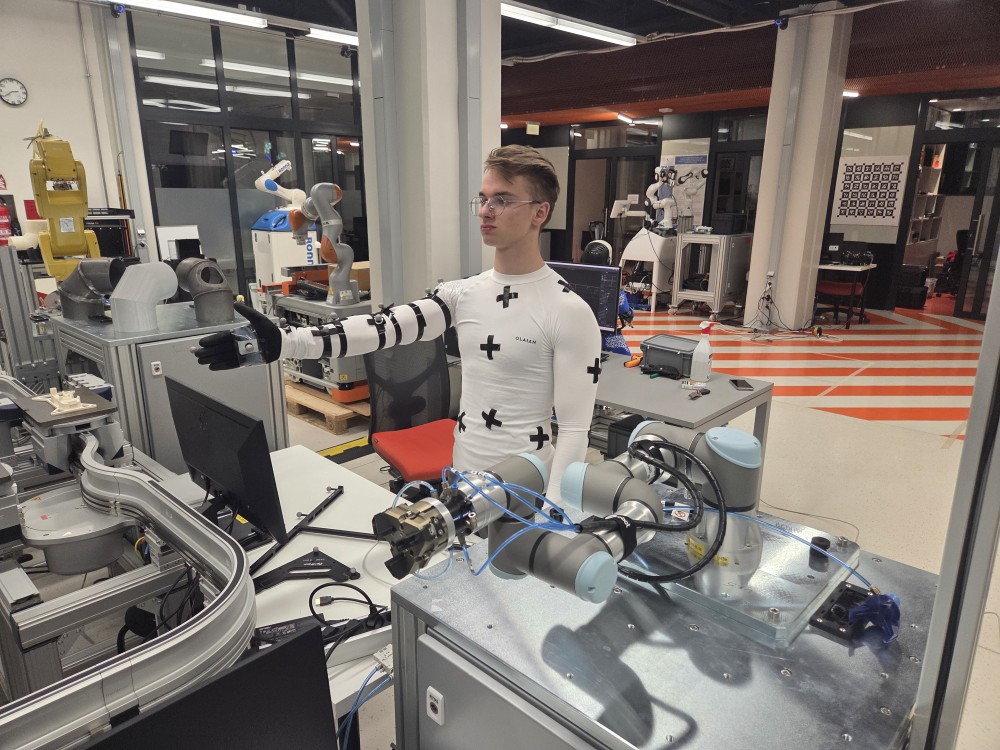
#> input picture data/raw/lab_session_01092026_020000/photos/person_and_robot.jpg, 4000 x 3000 px, found by its file name (shown at 1/4 size)
$ python generate_report_figures.py
#> lines starting #> are read from the running program, lines starting #| are printed output that depends on the picture
### src/tools/track_analysis.py
"""Tracking-fidelity metrics from a track CSV (see :mod:`src.pipeline.tracklog`).

Answers the question the timing logs cannot: *how faithfully does the robot
reproduce the arm?* For every driven joint it reports

  * **RMSE, lag and correlation** for four signal pairs, which answer different
    questions and must not be confused:

    ``scaled_input_to_actual``
        the human angle *after* the configured ``arm_mapping`` gain and
        inversion, against the angle the robot reached. This is the fidelity of
        the mimicry -- the paper's central claim.
    ``target_to_actual``
        the mapped setpoint before the safety layer, against what the robot
        reached: fidelity of execution, including whatever the guard clamped.
    ``command_to_actual``
        the post-safety command against the measured angle. This is the UR3e
        servo following its *own* setpoint, not the human; it lands near
        ``servoj.lookahead_time`` and says nothing about tracking the arm.
    ``input_to_command`` / ``input_to_actual``
        the raw, pre-gain channel against the robot. Kept for continuity, but
        the gain (2.2 on shoulder pitch, 1.5 on elbow) and the inversions make
        these large and sometimes negatively correlated by construction.

  * peak deviation, and RMSE recomputed after removing the estimated lag, so a
    pure phase shift is not counted as an amplitude error,
  * how many ticks each safety layer engaged on.

Outputs, next to the input file: ``<name>.summary.json`` and an overlay figure
``<name>.png`` showing input vs command vs actual through time.

Usage:
    python -m src.tools.track_analysis data/raw/lab_session_01092026_020000/telemetry/T-02.track.csv
"""

from __future__ import annotations

import argparse
import csv
import json
import math
import re
import sys
from pathlib import Path

import matplotlib
matplotlib.use("Agg")
import matplotlib.pyplot as plt
import numpy as np
import yaml

from src.filtering.analysis import estimate_lag_ms

REPO_ROOT = Path(__file__).resolve().parents[2]
CONFIG_PATH = REPO_ROOT / "src" / "config" / "default.yaml"

for _s in (sys.stdout, sys.stderr):
    try:
        _s.reconfigure(encoding="utf-8")  # type: ignore[union-attr]
    except (AttributeError, ValueError):
        pass

_JOINT_RE = re.compile(r"^in_J(\d+)_deg$")
_FLAGS = ("ratelim", "rangeclamp", "halted")


# [222 lines left out: functions _load, _fs_hz, _pair, _joint_mapping, _scale, _hold_mask and 4 more, not called in this run]


# [2 lines that do not run on import are left out]

### src/tools/generate_report_figures.py
"""Generate publication-ready scientific figures for the FSB HRI seminar report.

Creates figures in docs/figures/:
  * setup_photo.jpg            -- Laboratory setup photo (human operator + UR3e robot)
  * markers_detail_crop.jpg    -- Cropped detail of the marker layout on the arm
  * markers_digital_twin.png   -- 2-panel composite of arm markers + Motive 3D rigid bodies
  * signal_quality.pdf/.png    -- Sampling stability + processing latency (2 panels)
  * tracking_6dof_time.pdf/.png -- Six-channel time-series tracking (T1a)
  * filter_real_robot.pdf/.png -- Real-robot filter comparison, 2x2 (T2a..T2d)
  * safety_events.pdf/.png     -- 4-panel proof of the safety layers (T3a..T3d)
  * dynamics.pdf/.png          -- Added-delay sweep + step/impulse response (2 panels)
  * packet_loss_stability.pdf/.png -- Packet loss vs signal age & tracking error (T5)

Standardized design system:
  * Font: Times New Roman / TeX Gyre Termes (serif, STIX mathtext)
  * Widths: 1-col = 3.35 in, 2-col = 6.90 in
  * Colors: Human = #7f7f7f (dotted), Command = #1f77b4 (solid),
            Actual UR3e = #d62728 (dashed), Safety Limit = #2ca02c (dashdot)

Usage:
    python -m src.tools.generate_report_figures
"""

from __future__ import annotations

import csv
import json
import shutil
import sys
from pathlib import Path

import matplotlib
matplotlib.use("Agg")
import matplotlib.pyplot as plt
import numpy as np
from PIL import Image

for _s in (sys.stdout, sys.stderr):
    try:
        _s.reconfigure(encoding="utf-8")  # type: ignore[union-attr]
    except (AttributeError, ValueError):
        pass

REPO_ROOT = Path(__file__).resolve().parents[2]
RESULTS_DIR = REPO_ROOT / "data/raw/lab_session_01092026_020000/telemetry"
CAMERA_DIR = REPO_ROOT / "data" / "lab_testing_camera"
FIGURES_DIR = REPO_ROOT / "docs" / "figures"

from src.tools.track_analysis import (
    _fill_holds, _hold_mask, _joint_mapping, _scale,
)

# Standardized semantic color palette:
COLOR_HUMAN = "#7f7f7f"       # Gray dotted: operator arm angle (mapped)
COLOR_CMD = "#1f77b4"         # Deep Blue solid: robot command trajectory
COLOR_ACTUAL = "#d62728"      # Crimson Red dashed: real UR3e robot response
COLOR_LIMIT = "#2ca02c"       # Forest Green dash-dot: safety limits/thresholds
COLOR_EVENT_SPAN = "#fee08b"  # Amber warning background span
COLOR_EVENT_LINE = "#d95f02"  # Orange trigger line

# Histogram / metric colors:
COLOR_HIST_PRIMARY = "#2b5c8f"    # Deep Navy Blue
COLOR_HIST_SECONDARY = "#2ca25f"  # Emerald Green
COLOR_PERCENTILE_MED = "#111111"  # Black
COLOR_PERCENTILE_P95 = "#d95f02"  # Orange
COLOR_PERCENTILE_P99 = "#7570b3"  # Purple

# Set publication-ready typography matching LaTeX document:
plt.rcParams.update({
    "font.family": "serif",
    "font.serif": ["Times New Roman", "TeX Gyre Termes", "DejaVu Serif", "serif"],
    "mathtext.fontset": "stix",
    "font.size": 8.5,
    "axes.labelsize": 8.5,
    "axes.titlesize": 9.0,
    "xtick.labelsize": 8.0,
    "ytick.labelsize": 8.0,
    "legend.fontsize": 7.5,
    "figure.titlesize": 10.0,
    "lines.linewidth": 1.2,
    "grid.alpha": 0.35,
    "grid.linestyle": "--",
})


# [13 lines left out: functions _save_fig, _load_track_csv, not called in this run]


def _load_latency_csv(stem: str) -> tuple[np.ndarray, np.ndarray]:
    p = RESULTS_DIR / f"{stem}.csv"
    if not p.exists():
        raise FileNotFoundError(f"Missing latency CSV: {p}")
    t_cap, lat = [], []
    with p.open(newline="", encoding="utf-8") as fh:
        for row in csv.DictReader(fh):
            t_cap.append(float(row["t_capture"]))
            lat.append(float(row["latency_ms"]))
    return np.asarray(t_cap), np.asarray(lat)


_CFG_CACHE: dict | None = None


# [20 lines left out: function _human_curve, not called in this run]


def process_setup_photos() -> None:
    """Copies and optimizes the lab photos used in the report."""
    src_setup = CAMERA_DIR / "person_and_robot.jpg"
    dst_setup = FIGURES_DIR / "setup_photo.jpg"
    if src_setup.exists():
        img = Image.open(src_setup)
#> img is the input picture: PIL image 4000x3000 RGB; mean R, G, B 124.5, 116.6, 110.7
        img.save(dst_setup, "JPEG", quality=90, optimize=True)
        print(f"Generated {dst_setup}")

    src_markers = CAMERA_DIR / "markers_left.jpg"
    dst_markers = FIGURES_DIR / "markers_detail_crop.jpg"
    if src_markers.exists():
        img = Image.open(src_markers).crop((500, 1140, 3560, 2180))
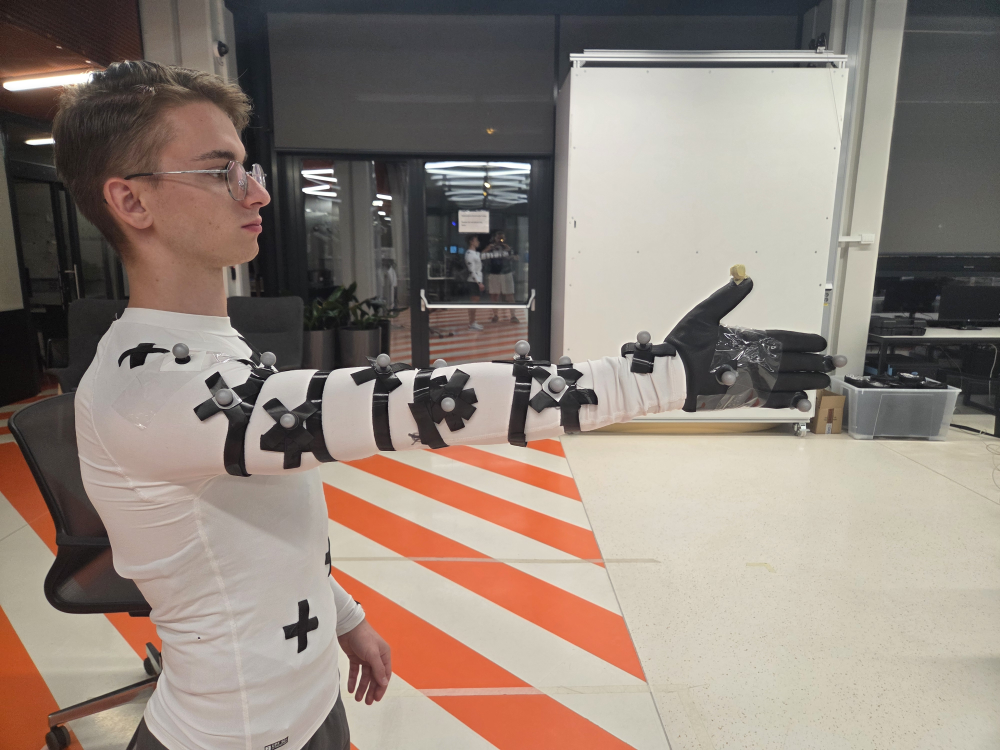
#> input picture data/raw/lab_session_01092026_020000/photos/markers_left.jpg, 4000 x 3000 px, found by its file name (shown at 1/4 size)
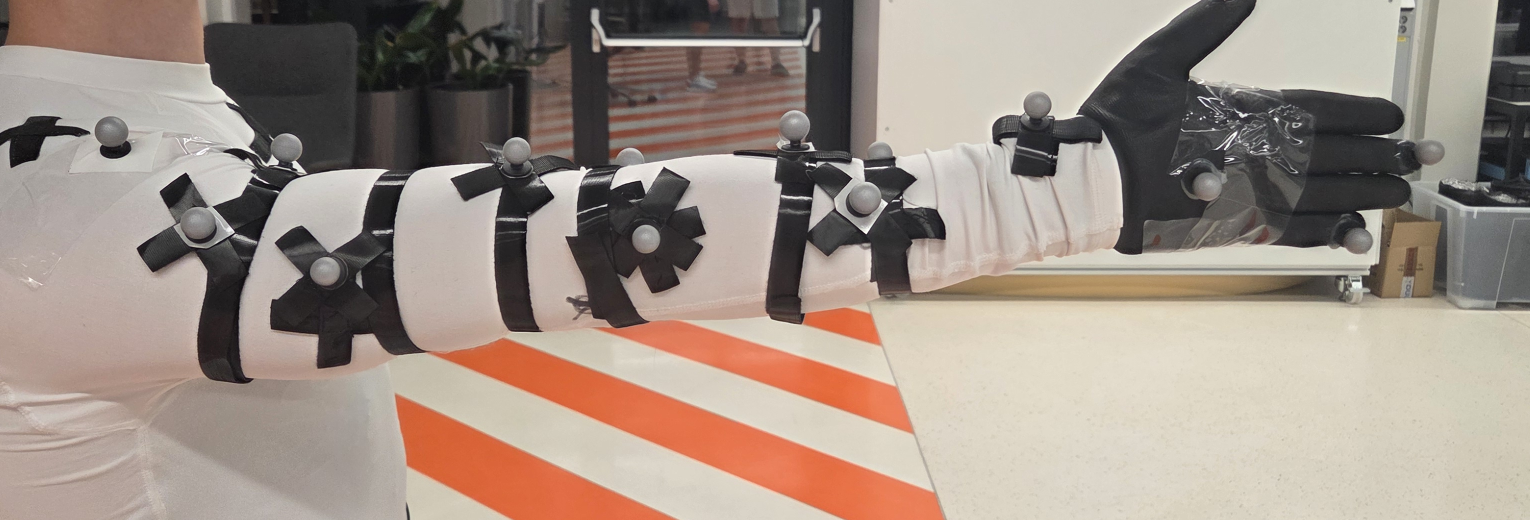
#> img: PIL image 3060x1040 RGB (shown at 1/2 size); mean R, G, B 158.2, 144, 133.7
        img.save(dst_markers, "JPEG", quality=88, optimize=True)
        print(f"Generated {dst_markers}")

    src_colored = CAMERA_DIR / "markers_colored.png"
    src_motive = REPO_ROOT / "data" / "optitrack" / "screen_recording" / "optitrack_rigidbodys.png"
    dst_twin = FIGURES_DIR / "markers_digital_twin.png"
    if src_colored.exists() and src_motive.exists():
        cam = Image.open(src_colored).convert("RGB")
        mot = Image.open(src_motive).convert("RGB")
        arm_crop = cam.crop((750, 100, 1750, 3600)).rotate(90, expand=True)
        mot_crop = mot.crop((450, 480, 1200, 820))

        fig, axes = plt.subplots(2, 1, figsize=(6.90, 3.3))
        axes[0].imshow(arm_crop)
        axes[0].set_title(
            "a) Fizički raspored markera: 5 po segmentu (cijan = nadlaktica, magenta = podlaktica, narančasto = šaka)",
            fontsize=8.5, pad=3)
        axes[0].axis("off")

        axes[1].imshow(mot_crop)
        axes[1].set_title(
            "b) 3D rekonstrukcija krutih tijela s koordinatnim osima i mrežama u sustavu OptiTrack Motive",
            fontsize=8.5, pad=3)
        axes[1].axis("off")

        plt.tight_layout()
        fig.savefig(dst_twin, dpi=200, bbox_inches="tight")
        plt.close(fig)
        print(f"Generated {dst_twin}")


PUBLIC_ID = {
    "T-02": "T1a", "T-03": "T1b",
    "T-04": "T2a", "T-05": "T2b", "T-06": "T2c", "T-07": "T2d",
    "T-08": "T3a", "T-09": "T3b", "T-10": "T3c", "T-12a": "T3d", "T-11": "T3e",
    "T-13a": "T4a", "T-13b": "T4b", "T-13c": "T4c", "T-13d": "T4d", "T-13e": "T4e",
    "T-14": "T5a", "T-15": "T5b", "T-16": "T5c", "T-17": "T5d", "T-18": "T5e",
    "T-20": "T6",
}


def _hr(x: float, nd: int = 1) -> str:
    """Croatian decimal comma, for numbers baked into figure labels."""
    return f"{x:.{nd}f}".replace(".", ",")


def fig_signal_quality() -> None:
    """Sampling stability and processing latency, side by side."""
    t_cap, lat_ms = _load_latency_csv("T-02")
    med = float(np.median(lat_ms))
    p95 = float(np.percentile(lat_ms, 95))
    p99 = float(np.percentile(lat_ms, 99))

    dt_ms = np.diff(np.unique(t_cap)) * 1000.0
    dt_ms = dt_ms[(dt_ms > 0) & (dt_ms < 30)]
    mean_dt, std_dt = float(dt_ms.mean()), float(dt_ms.std())

    fig, axes = plt.subplots(2, 1, figsize=(3.35, 3.4))

    ax = axes[0]
    ax.hist(dt_ms, bins=45, color=COLOR_HIST_SECONDARY, edgecolor="white", linewidth=0.4)
    ax.axvline(1000.0 / 120.0, color="#111111", ls="--", lw=1.2,
               label=r"120 Hz ($8{,}33$ ms)")
    ax.set_xlabel(r"Razmak između okvira $\Delta t$ [ms]")
    ax.set_ylabel("Broj okvira")
    ax.set_title(f"a) Stabilnost uzorkovanja: {_hr(mean_dt, 2)} $\\pm$ {_hr(std_dt, 2)} ms", pad=2)
    ax.legend(loc="upper right", framealpha=0.9)
    ax.grid(True)

    ax = axes[1]
    ax.hist(lat_ms, bins=50, range=(0, max(20, p99 * 1.15)),
            color=COLOR_HIST_PRIMARY, edgecolor="white", linewidth=0.4)
    ax.axvline(med, color="#111111", ls="--", lw=1.2, label=f"medijan = {_hr(med)} ms")
    ax.axvline(p95, color=COLOR_PERCENTILE_P95, ls="--", lw=1.2, label=f"p95 = {_hr(p95)} ms")
    ax.axvline(p99, color=COLOR_PERCENTILE_P99, ls="--", lw=1.2, label=f"p99 = {_hr(p99)} ms")
    ax.set_xlabel("Latencija obrade [ms]")
    ax.set_ylabel("Broj taktova")
    ax.set_title("b) Latencija obrade po taktu", pad=2)
    ax.legend(loc="upper right", framealpha=0.9)
    ax.grid(True)

    fig.tight_layout()
    _save_fig(fig, "signal_quality", dpi=200)
    plt.close(fig)


# [271 lines left out: functions fig_tracking_6dof_time, fig_filter_real_robot, fig_safety_events, fig_dynamics, _load_step_response, fig_packet_loss_stability, not called in this run]


def main() -> int:
    FIGURES_DIR.mkdir(parents=True, exist_ok=True)
    print("Generating all publication-ready figures for seminar...")
    process_setup_photos()
    fig_signal_quality()
    fig_tracking_6dof_time()
    fig_filter_real_robot()
    fig_safety_events()
    fig_dynamics()
    fig_packet_loss_stability()
    print("All figures successfully created in docs/figures/")
    return 0


if __name__ == "__main__":
#> (the run stopped early here; a loop or call above may not have finished)
